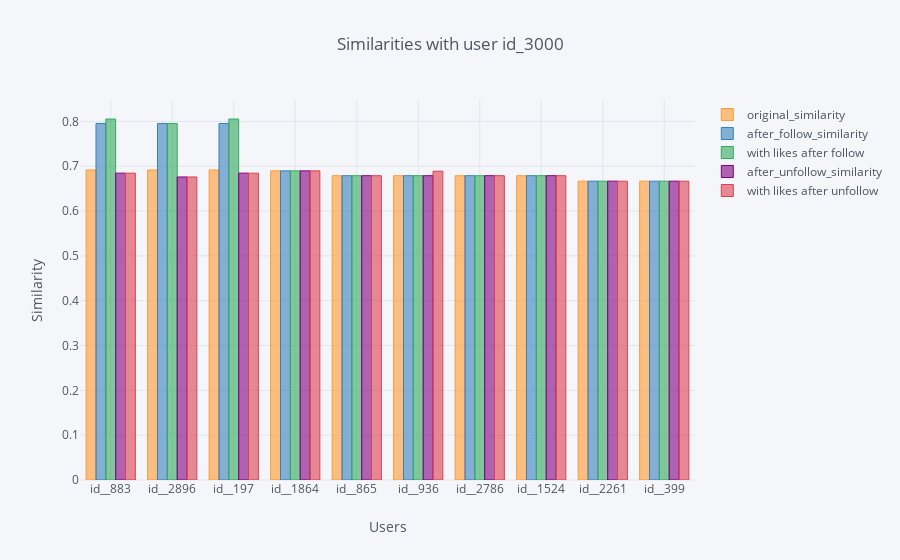

Source (notebook cell):
### Code cell
final.iplot(kind='bar', x='plan_ori_id', title='Similarities with user id_3000', 
            yTitle='Similarity', xTitle='Users')

### Figure 1 — Plotly figure (JSON) as saved in the notebook; plotly's stock layout.template omitted (floating-point values rounded to 4 significant figures)
{"data": [{"marker": {"color": "rgba(255, 153, 51, 0.6)", "line": {"color": "rgba(255, 153, 51, 1.0)", "width": 1}}, "name": "original_similarity", "orientation": "v", "text": "", "type": "bar", "uid": "d0752d62-f759-4d7f-b2c7-6743c20a3ebf", "x": ["id__883", "id__2896", "id__197", "id__1864", "id__865", "id__936", "id__2786", "id__1524", "id__2261", "id__399"], "y": [0.6916, 0.6916, 0.6916, 0.6897, 0.6789, 0.6789, 0.6789, 0.6789, 0.6667, 0.6667]}, {"marker": {"color": "rgba(55, 128, 191, 0.6)", "line": {"color": "rgba(55, 128, 191, 1.0)", "width": 1}}, "name": "after_follow_similarity", "orientation": "v", "text": "", "type": "bar", "uid": "7528187e-d5c1-4cc4-bc9b-1ddbaf8b27cf", "x": ["id__883", "id__2896", "id__197", "id__1864", "id__865", "id__936", "id__2786", "id__1524", "id__2261", "id__399"], "y": [0.7953, 0.7953, 0.7953, 0.6897, 0.6789, 0.6789, 0.6789, 0.6789, 0.6667, 0.6667]}, {"marker": {"color": "rgba(50, 171, 96, 0.6)", "line": {"color": "rgba(50, 171, 96, 1.0)", "width": 1}}, "name": "with likes after follow", "orientation": "v", "text": "", "type": "bar", "uid": "95831d32-9004-4e22-92a6-035486868d1f", "x": ["id__883", "id__2896", "id__197", "id__1864", "id__865", "id__936", "id__2786", "id__1524", "id__2261", "id__399"], "y": [0.8053, 0.7953, 0.8053, 0.6897, 0.6789, 0.6789, 0.6789, 0.6789, 0.6667, 0.6667]}, {"marker": {"color": "rgba(128, 0, 128, 0.6)", "line": {"color": "rgba(128, 0, 128, 1.0)", "width": 1}}, "name": "after_unfollow_similarity", "orientation": "v", "text": "", "type": "bar", "uid": "f2e4b7ff-7364-4d17-8227-58a112a9584a", "x": ["id__883", "id__2896", "id__197", "id__1864", "id__865", "id__936", "id__2786", "id__1524", "id__2261", "id__399"], "y": [0.6845, 0.676, 0.6845, 0.6897, 0.6789, 0.6789, 0.6789, 0.6789, 0.6667, 0.6667]}, {"marker": {"color": "rgba(219, 64, 82, 0.6)", "line": {"color": "rgba(219, 64, 82, 1.0)", "width": 1}}, "name": "with likes after unfollow", "orientation": "v", "text": "", "type": "bar", "uid": "4aec02c8-14de-4b6c-b133-1339f776687a", "x": ["id__883", "id__2896", "id__197", "id__1864", "id__865", "id__936", "id__2786", "id__1524", "id__2261", "id__399"], "y": [0.6845, 0.676, 0.6845, 0.6897, 0.6789, 0.6889, 0.6789, 0.6789, 0.6667, 0.6667]}], "layout": {"legend": {"bgcolor": "#F5F6F9", "font": {"color": "#4D5663"}}, "paper_bgcolor": "#F5F6F9", "plot_bgcolor": "#F5F6F9", "title": {"font": {"color": "#4D5663"}, "text": "Similarities with user id_3000"}, "xaxis": {"gridcolor": "#E1E5ED", "showgrid": true, "tickfont": {"color": "#4D5663"}, "title": {"font": {"color": "#4D5663"}, "text": "Users"}, "zerolinecolor": "#E1E5ED"}, "yaxis": {"gridcolor": "#E1E5ED", "showgrid": true, "tickfont": {"color": "#4D5663"}, "title": {"font": {"color": "#4D5663"}, "text": "Similarity"}, "zerolinecolor": "#E1E5ED"}}}
